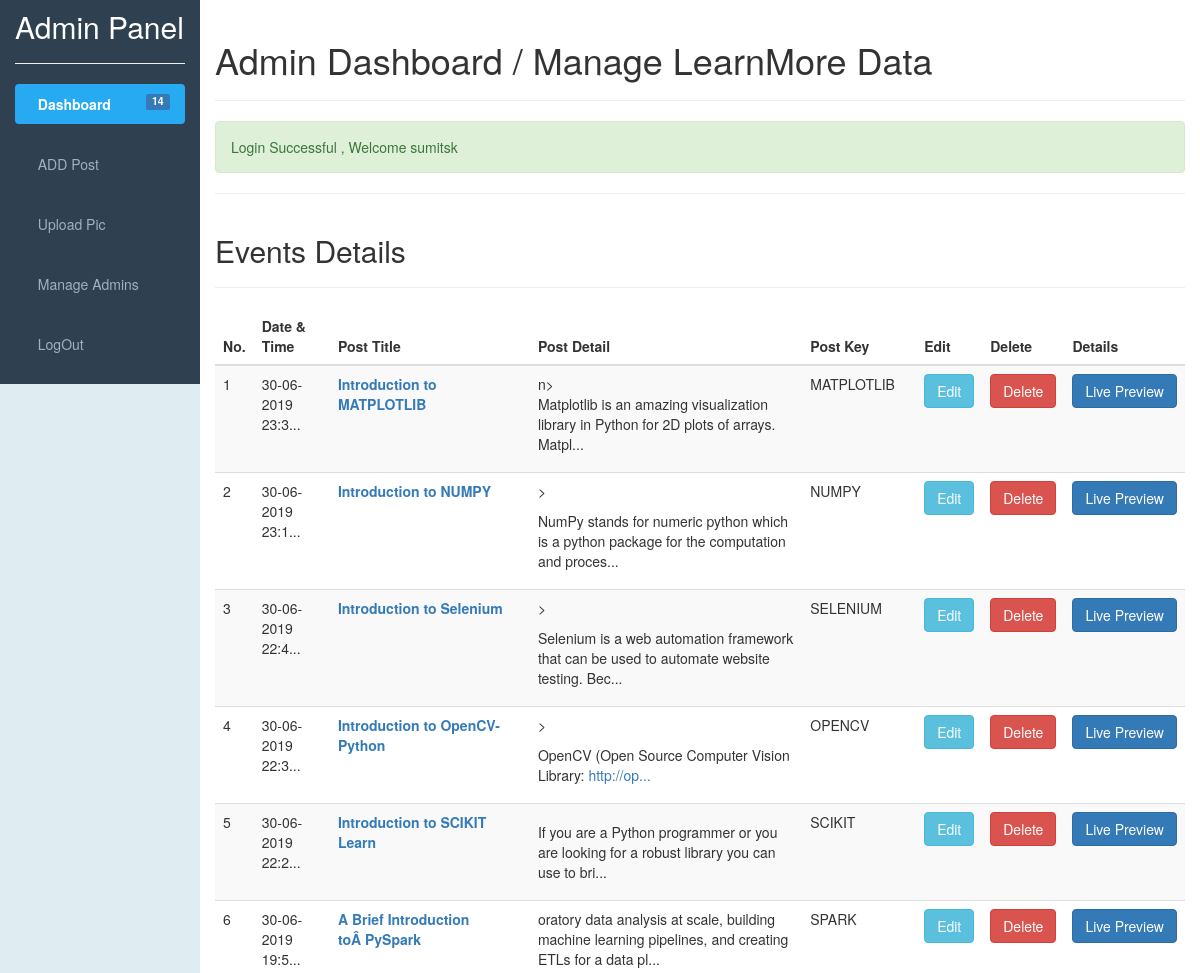
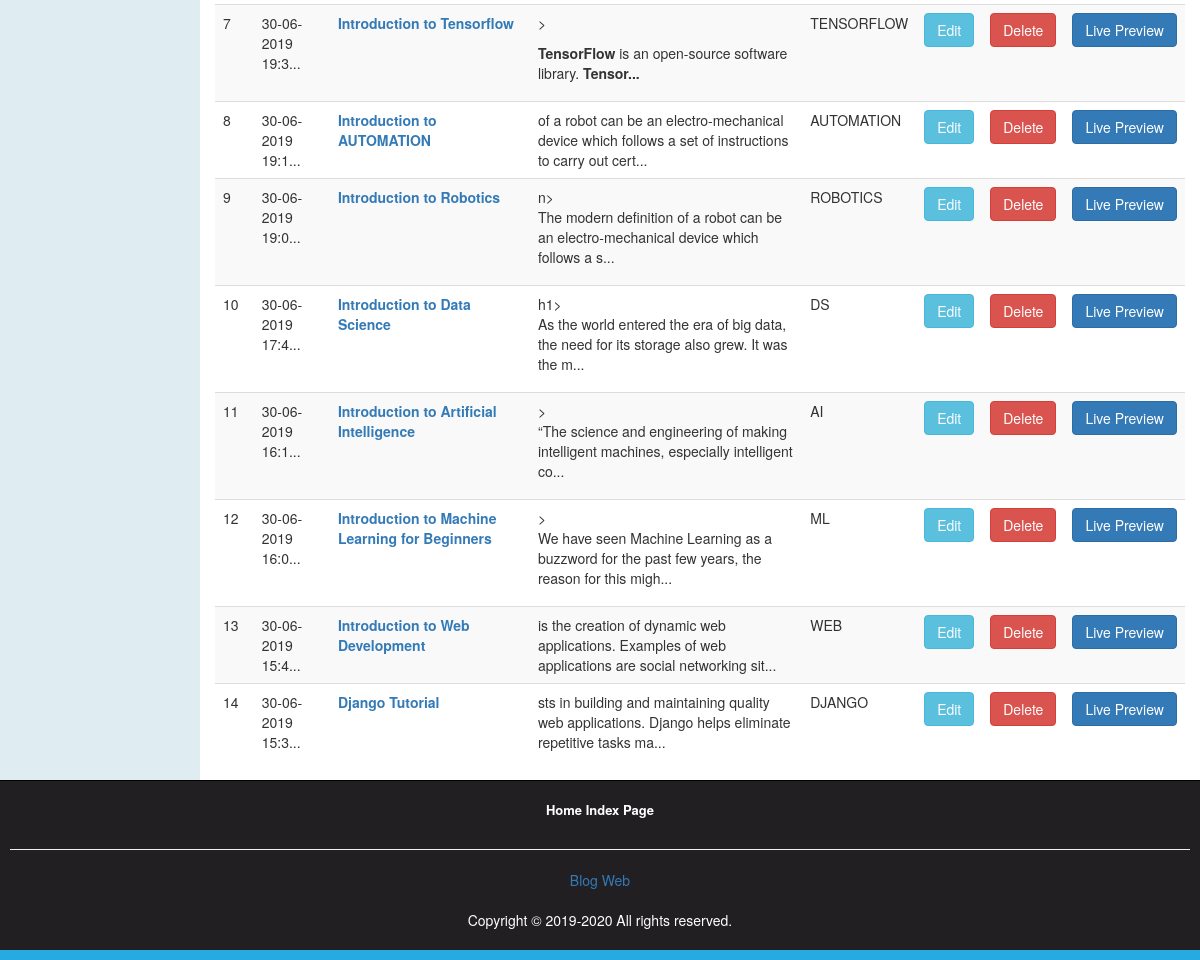
The app's page /admin_dashboard.php (signed in) with its own data (2 pictures, top to bottom).
### tables this page shows
CREATE TABLE `learnmore_data` (
  `id` int(10) NOT NULL,
  `datetime` varchar(100) NOT NULL,
  `title` varchar(300) NOT NULL,
  `postname` mediumtext NOT NULL,
  `keyss` varchar(100) NOT NULL
);

### admin_dashboard.php (the view, shortened to what this page needs)
<?php require_once('include/sessions.php'); ?>
<?php include("include/admintop.php"); ?>
	<div class="container-fluid">
		<div class="row">
			<div class="col-sm-2 adminside">
				<h2 style="color: white; margin-top: 10px;">Admin Panel</h2><hr>
				<ul id="sidemenu" class="nav nav-pills nav-stacked">
					<li class="active"><a href="admin_dashboard.php">&nbsp;&nbsp;Dashboard
						<?php
							global $Connection;
							$QueryTotalPost="SELECT COUNT(*) FROM learnmore_data";
							$ExecuteTotalPost=mysqli_query($Connection,$QueryTotalPost);
							$DataRowsPost=mysqli_fetch_array($ExecuteTotalPost);
							$TotalPost=array_shift($DataRowsPost);
						?>
						<span class="label label-primary pull-right"><?php echo $TotalPost; ?></span>
					</a></li>
					<li ><a href="addlearnmore.php">&nbsp;&nbsp;ADD Post</a></li>
					<li><a href="uploadpic.php">&nbsp;&nbsp;Upload Pic</a></li>
					<li ><a href="manage_admin_users.php">&nbsp;&nbsp;Manage Admins</a></li>
					<li><a href="Logout.php">&nbsp;&nbsp;LogOut</a></li>
				</ul>
			</div>
			<div class="col-sm-10 adminmiddle">
				<br>
				<h1>Admin Dashboard / Manage LearnMore Data</h1><hr>
				<div><?php echo Message(); echo SuccessMessage();?></div><hr>
		<div class="table-responsive">
		<table class="table table-striped table-hover">
			<h2>Events Details</h2><hr>
				<thead>
					<tr>
						<th >No.</th>
						<th>Date & Time</th>
						<th>Post Title</th>
						<th>Post Detail</th>
						<th>Post Key</th>
						<th>Edit</th>
						<th>Delete</th>
						<th>Details</th>
					</tr>
				</thead>
				<tbody>
				<?php
				global $Connection;
				$ViewQuery="SELECT * FROM learnmore_data ORDER BY id desc";
				$SrNo=0;
				$ExecuteQuery=mysqli_query($Connection,$ViewQuery);
				while($DataRows=mysqli_fetch_array($ExecuteQuery)){
					$id=$DataRows['id'];
					$Date_Time=$DataRows['datetime'];
					$Title=$DataRows['title'];
					$Post=$DataRows['postname'];
					$Post_Key=$DataRows['keyss'];
					$SrNo++;
				 ?>
					<tr>
						<td><?php echo $SrNo; ?></td>
						<td><?php
							 if (strlen($Date_Time)>15) { $Date_Time=substr($Date_Time, 0,15)."...";}
							 echo $Date_Time; ?></td>
						<td style="" class="titleofname"><?php echo $Title; ?></td>
						<td><?php
							if (strlen($Post)>100) { $Post=substr($Post, 50,100)."...";}
							echo $Post; ?></td>
						<td><?php echo $Post_Key; ?></td>
						<td><a href="Editaddlearnmore.php?Edit=<?php echo $id; ?>"><button class="btn btn-info">Edit</button></a></td>
						<td><a href="Delete.php?DeletePost=<?php echo $id; ?>"><button class="btn btn-danger">Delete</button></a></td>
						<td><a target="_blank" href="learnmore.php?Id=<?php echo $id; ?>" ><button class="btn btn-primary">Live Preview</button></a></td>
					</tr>
				<?php } ?>
				</tbody>
			</table>
			</div>
			</div>
		</div>
	</div>
	<div id="footer">
		<ul class="nav">
				<li><a href="index.php" target="_blank"><span class="">Home Index Page</span></a></li>
			</ul>
			<hr>
		<a href="https://www.mycode.tk/" target="_blank">Blog Web</a><br><br>
		<p >Copyright &copy; 2019-2020 All rights reserved.</p>
	</div>
	<div style="height: 10px; background-color: #27aae1;"></div>
</body>
</html>

### css/adminstyle.css (style rules this page uses)
* { margin: 0px; padding: 0px; }
body { background-color: #2f4050; }
body { background-color:#dfedf3; height: 100%; background-attachment: fixed; background-position: center; background-repeat: no-repeat; }
.adminside { background-color:#2f4050; }
#sidemenu a { color: #9fb1c2; margin-bottom: 20px; }
#sidemenu .active a { color: #ffffff; background-color: #27aaf1; font-weight: bold; }
.adminmiddle { background-color: white; }
#footer { padding: 10px; border-top: 1px solid black; color: white; background-color: #211f22; text-align: center; bottom: 0; }
#footer li a { color: white; text-decoration: none; cursor: pointer; font-weight: bold; font-size: 13px; }
#footer ul li { display: inline-block; }
.titleofname { color:rgba(51, 122, 183, 1); font-weight: bold; word-wrap: break-word; width: 200px; }

### records on screen
learnmore_data: datetime "30-06-2019 23:3...", title "Introduction to MATPLOTLIB", postname "n> Matplotlib is an amazing visualization library in Python for 2D plots of arrays. Matpl...", keyss "MATPLOTLIB"
learnmore_data: datetime "30-06-2019 23:1...", title "Introduction to NUMPY", postname "> NumPy stands for numeric python which is a python package for the computation and proces...", keyss "NUMPY"
learnmore_data: datetime "30-06-2019 22:4...", title "Introduction to Selenium", postname "> Selenium is a web automation framework that can be used to automate website testing. Bec...", keyss "SELENIUM"
learnmore_data: datetime "30-06-2019 22:3...", title "Introduction to OpenCV-Python", postname "> OpenCV (Open Source Computer Vision Library: http://op...", keyss "OPENCV"
learnmore_data: datetime "30-06-2019 22:2...", title "Introduction to SCIKIT Learn", postname "If you are a Python programmer or you are looking for a robust library you can use to bri...", keyss "SCIKIT"
learnmore_data: datetime "30-06-2019 19:5...", title "A Brief Introduction toÂ PySpark", postname "oratory data analysis at scale, building machine learning pipelines, and creating ETLs for a data pl...", keyss "SPARK"
learnmore_data: datetime "30-06-2019 19:3...", title "Introduction to Tensorflow", postname "> TensorFlow is an open-source software library. Tensor...", keyss "TENSORFLOW"
learnmore_data: datetime "30-06-2019 19:1...", title "Introduction to AUTOMATION", postname "of a robot can be an electro-mechanical device which follows a set of instructions to carry out cert...", keyss "AUTOMATION"
learnmore_data: datetime "30-06-2019 19:0...", title "Introduction to Robotics", postname "n> The modern definition of a robot can be an electro-mechanical device which follows a s...", keyss "ROBOTICS"
learnmore_data: datetime "30-06-2019 17:4...", title "Introduction to Data Science", postname "h1> As the world entered the era of big data, the need for its storage also grew. It was the m...", keyss "DS"
learnmore_data: datetime "30-06-2019 16:1...", title "Introduction to Artificial Intelligence", postname "> “The science and engineering of making intelligent machines, especially intelligent co...", keyss "AI"
learnmore_data: datetime "30-06-2019 16:0...", title "Introduction to Machine Learning for Beginners", postname "> We have seen Machine Learning as a buzzword for the past few years, the reason for this migh...", keyss "ML"
learnmore_data: datetime "30-06-2019 15:4...", title "Introduction to Web Development", postname "is the creation of dynamic web applications. Examples of web applications are social networking sit...", keyss "WEB"
learnmore_data: datetime "30-06-2019 15:3...", title "Django Tutorial", postname "sts in building and maintaining quality web applications. Django helps eliminate repetitive tasks ma...", keyss "DJANGO"

### other values on screen
$TotalPost "14"
SuccessMessage() "Login Successful , Welcome sumitsk"
